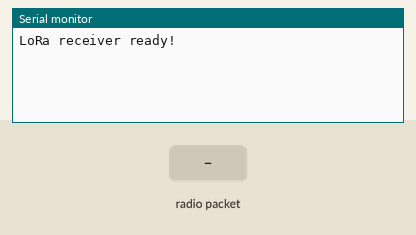
Bench run of a sketch on a simulated Arduino Uno, built with avr-gcc and run on an emulated ATmega328P. On the bench: the last lines printed to the serial monitor. Inputs (shaded band) come from the test bench. No radio packets arrive unless stated.

Above: at 1.2 s.
1.3 s: radio packet "1" arrives
At 2.5 s:
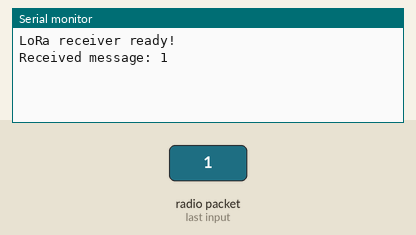
2.8 s: radio packet "0" arrives
At 3.8 s:
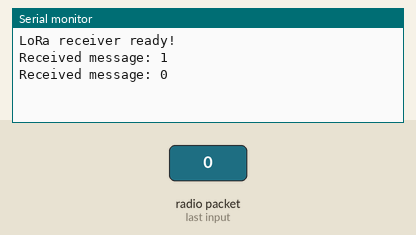
4.3 s: radio packet "2" arrives
At 4.9 s:
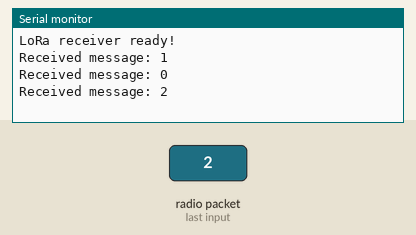

The sketch:

lora_rx_arduino_1.ino
```cpp
#include <RHReliableDatagram.h>
#include <RH_RF95.h>

#define CLIENT_ADDRESS 1
#define SERVER_ADDRESS 2

// Define LoRa module pins
#define LORA_CS_PIN 10
#define LORA_RST_PIN 9
#define LORA_IRQ_PIN 2

RH_RF95 rf95(LORA_CS_PIN, LORA_IRQ_PIN);
RHReliableDatagram manager(rf95, SERVER_ADDRESS);

void setup() {
  Serial.begin(9600);
  if (!manager.init()) {
    Serial.println("LoRa initialization failed!");
    while (1);
  }
  rf95.setFrequency(433.0);
  Serial.println("LoRa receiver ready!");
}

void loop() {
  uint8_t buf[RH_RF95_MAX_MESSAGE_LEN];
  uint8_t len = sizeof(buf);
  if (manager.recvfromAck(buf, &len)) {
    Serial.print("Received message: ");
    Serial.println((char*)buf);
  }
}
```

Measured:
- after the input at 1.3 s, the serial monitor: prints a new line at once (image 1)
- after the input at 2.8 s, the serial monitor: prints a new line at once (image 2)
- after the input at 4.3 s, the serial monitor: prints a new line at once (image 3)
